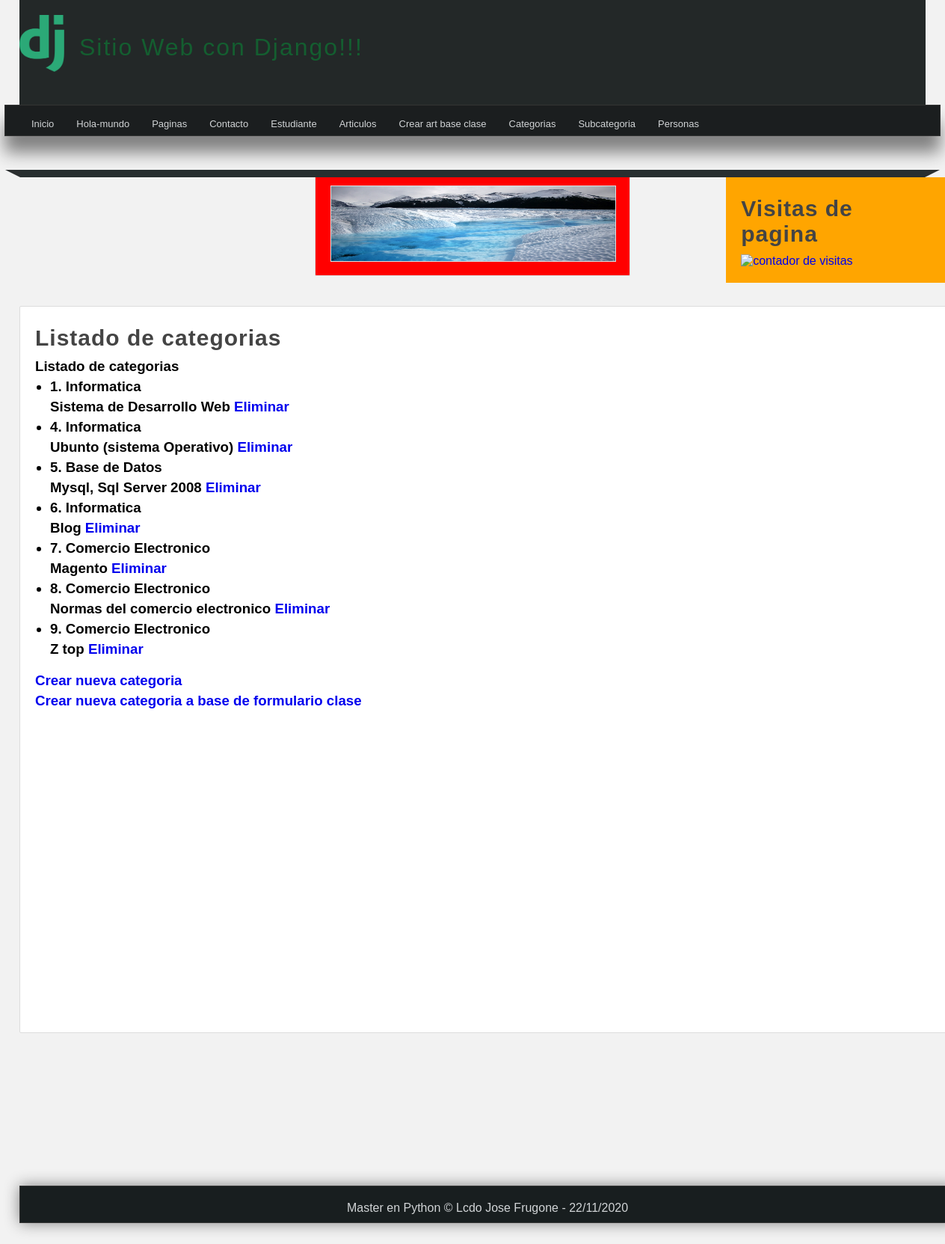
Page /categorias/ on the earlier database version.
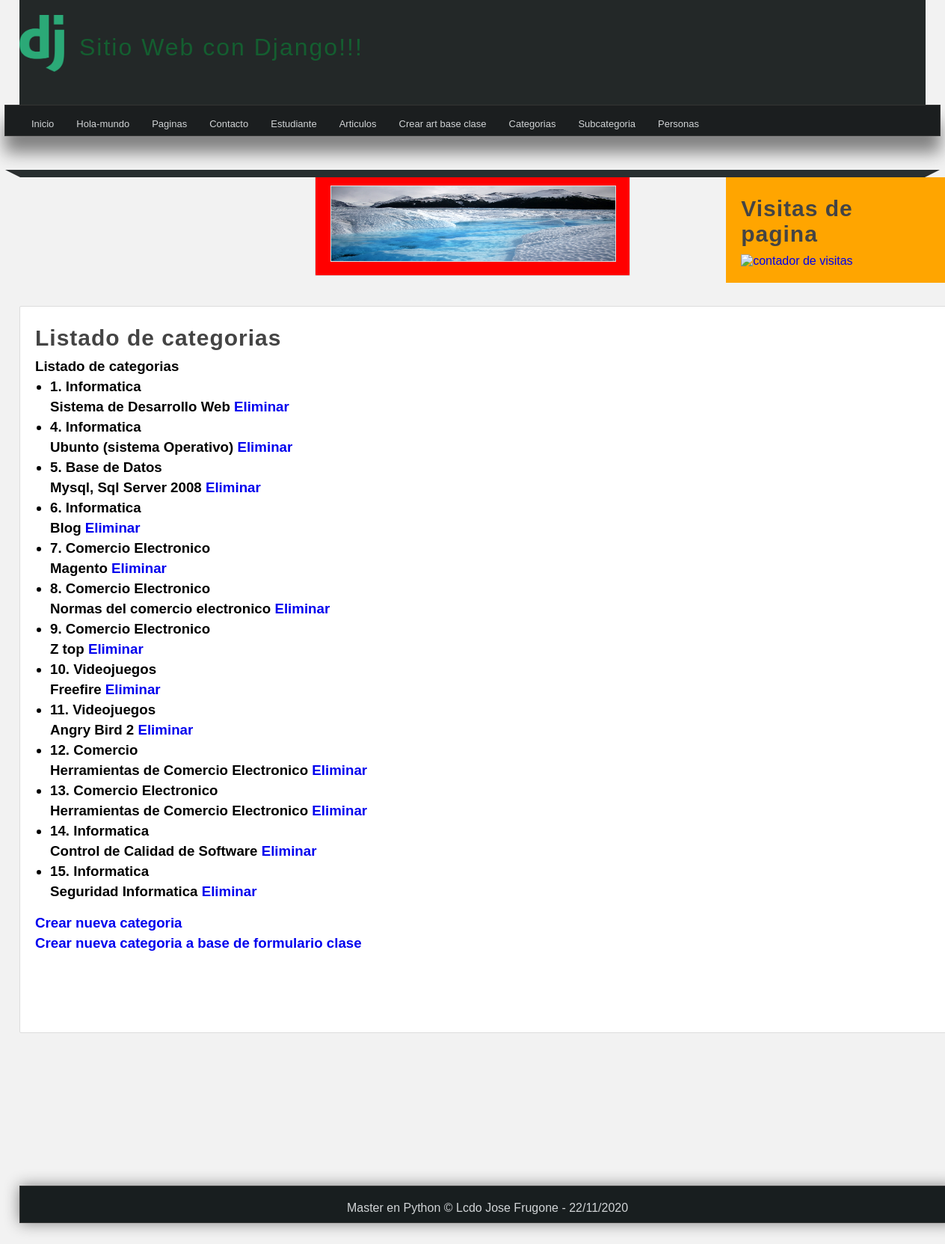
Same page on the later database version.
### miapp/models.py (models this page shows)
class Category(models.Model):
    name = models.CharField(max_length=150,default='Informatica',null=False)
    description = models.CharField(max_length=250,default='Desarrollo Web',null=False)
    created_at = models.DateTimeField(auto_now_add=True)
    updated_at = models.DateTimeField(auto_now=True)

### miapp/views.py (the view)
# urls.py: path('categorias/', views.categoria_gen, name="lista_gen_cat"),
def categoria_gen(request):
    categorias = Category.objects.all()
    return render(request, 'categoria.html',{
        'categorias':categorias
    })

### miapp/templates/categoria.html (shortened to what this page needs)
{% extends 'layout.html' %}
{% block content %}
<h1 class="title">Listado de categorias</h1>
   {% if mensaje1 and mensaje %}
      <h3>{{mensaje1}}</h3>
      <br/>
      <h4>{{mensaje}}</h4>
   {% else %}
      {% if categorias %}
            <h3><p>Listado de categorias</p><h3>
            <ul>
               {% for categoria in categorias %}
                  <li>
                     <h4>{{categoria.id}}. {{categoria.name}}</h4>
                     <p>
                        {{categoria.description}}
                        <a href="{% url 'borrar_categoria' id=categoria.id %}">Eliminar</a>
                     </p>
                  </li>
               {% endfor %}
            </ul>
            <p>
               <a href="{% url 'create_categori' %}">Crear nueva categoria</a>
            </p>
            <p>
               <a href="{% url 'create_full_cate' %}">Crear nueva categoria a base de formulario clase</a>
            </p>
      {% endif %}
   {% endif %}
<br/>
{% endblock %}

Differences in the rows shown:
added Category: id "10", name "Videojuegos", description "Freefire"
added Category: id "11", name "Videojuegos", description "Angry Bird 2"
added Category: id "12", name "Comercio", description "Herramientas de Comercio Electronico"
added Category: id "13", name "Comercio Electronico", description "Herramientas de Comercio Electronico"
added Category: id "14", name "Informatica", description "Control de Calidad de Software"
added Category: id "15", name "Informatica", description "Seguridad Informatica"
